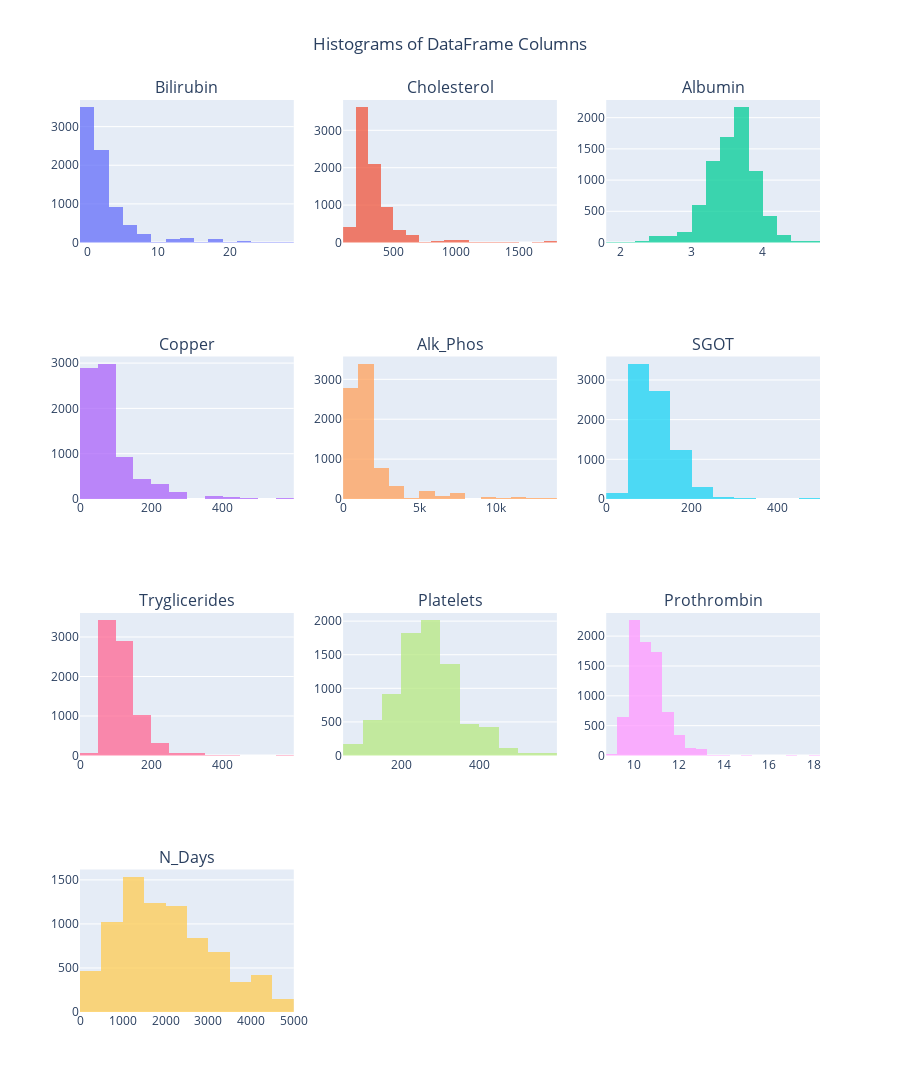

This figure's notebook cell:
### Code cell
def prelim_eda_histplot(df):
    """ 
    Create a histogram plot of each column in a pandas DataFrame using Plotly.

    Parameters:
    df (pandas.DataFrame): The input DataFrame to analyze.

    Returns:
    None
    """
    columns_to_plot = inital_columns_to_plot
    num_columns = len(columns_to_plot)
    num_rows = (num_columns - 1) // 3 + 1  # Calculate the number of rows based on the number of columns
    num_cols = min(num_columns, 3)  # Set the number of columns to 4 or the number of columns in the DataFrame, whichever is smaller

    # Create a subplot grid
    fig = make_subplots(rows=num_rows, cols=num_cols, subplot_titles=columns_to_plot)

    # Loop over selected columns and create histogram plots in separate subplots
    for i, column in enumerate(columns_to_plot, start=1):
        row = (i - 1) // num_cols + 1
        col = (i - 1) % num_cols + 1
        trace = go.Histogram(x=df[column], nbinsx=20, name=column)
        fig.add_trace(trace, row=row, col=col)

    # Adjust layout
    fig.update_layout(height=300*num_rows, width=300*num_cols, title_text="Histograms of DataFrame Columns", showlegend=False, title_x=0.5)
    fig.update_traces(opacity=.75)
    fig.show()

# Example usage
prelim_eda_histplot(df_train)

### Figure 1 — Plotly figure (JSON) as saved in the notebook; plotly's stock layout.template omitted (floating-point values rounded to 4 significant figures; data arrays with more than 128 entries replaced by an {"elided": "..."} marker saying what was removed)
{"data": [{"name": "Bilirubin", "nbinsx": 20, "opacity": 0.75, "type": "histogram", "x": {"elided": "7905 float values"}, "xaxis": "x", "yaxis": "y"}, {"name": "Cholesterol", "nbinsx": 20, "opacity": 0.75, "type": "histogram", "x": {"elided": "7905 int values"}, "xaxis": "x2", "yaxis": "y2"}, {"name": "Albumin", "nbinsx": 20, "opacity": 0.75, "type": "histogram", "x": {"elided": "7905 float values"}, "xaxis": "x3", "yaxis": "y3"}, {"name": "Copper", "nbinsx": 20, "opacity": 0.75, "type": "histogram", "x": {"elided": "7905 int values"}, "xaxis": "x4", "yaxis": "y4"}, {"name": "Alk_Phos", "nbinsx": 20, "opacity": 0.75, "type": "histogram", "x": {"elided": "7905 float values"}, "xaxis": "x5", "yaxis": "y5"}, {"name": "SGOT", "nbinsx": 20, "opacity": 0.75, "type": "histogram", "x": {"elided": "7905 float values"}, "xaxis": "x6", "yaxis": "y6"}, {"name": "Tryglicerides", "nbinsx": 20, "opacity": 0.75, "type": "histogram", "x": {"elided": "7905 int values"}, "xaxis": "x7", "yaxis": "y7"}, {"name": "Platelets", "nbinsx": 20, "opacity": 0.75, "type": "histogram", "x": {"elided": "7905 int values"}, "xaxis": "x8", "yaxis": "y8"}, {"name": "Prothrombin", "nbinsx": 20, "opacity": 0.75, "type": "histogram", "x": {"elided": "7905 float values"}, "xaxis": "x9", "yaxis": "y9"}, {"name": "N_Days", "nbinsx": 20, "opacity": 0.75, "type": "histogram", "x": {"elided": "7905 int values"}, "xaxis": "x10", "yaxis": "y10"}], "layout": {"annotations": [{"font": {"size": 16}, "showarrow": false, "text": "Bilirubin", "x": 0.1444, "xanchor": "center", "xref": "paper", "y": 1, "yanchor": "bottom", "yref": "paper"}, {"font": {"size": 16}, "showarrow": false, "text": "Cholesterol", "x": 0.5, "xanchor": "center", "xref": "paper", "y": 1, "yanchor": "bottom", "yref": "paper"}, {"font": {"size": 16}, "showarrow": false, "text": "Albumin", "x": 0.8556, "xanchor": "center", "xref": "paper", "y": 1, "yanchor": "bottom", "yref": "paper"}, {"font": {"size": 16}, "showarrow": false, "text": "Copper", "x": 0.1444, "xanchor": "center", "xref": "paper", "y": 0.7188, "yanchor": "bottom", "yref": "paper"}, {"font": {"size": 16}, "showarrow": false, "text": "Alk_Phos", "x": 0.5, "xanchor": "center", "xref": "paper", "y": 0.7188, "yanchor": "bottom", "yref": "paper"}, {"font": {"size": 16}, "showarrow": false, "text": "SGOT", "x": 0.8556, "xanchor": "center", "xref": "paper", "y": 0.7188, "yanchor": "bottom", "yref": "paper"}, {"font": {"size": 16}, "showarrow": false, "text": "Tryglicerides", "x": 0.1444, "xanchor": "center", "xref": "paper", "y": 0.4375, "yanchor": "bottom", "yref": "paper"}, {"font": {"size": 16}, "showarrow": false, "text": "Platelets", "x": 0.5, "xanchor": "center", "xref": "paper", "y": 0.4375, "yanchor": "bottom", "yref": "paper"}, {"font": {"size": 16}, "showarrow": false, "text": "Prothrombin", "x": 0.8556, "xanchor": "center", "xref": "paper", "y": 0.4375, "yanchor": "bottom", "yref": "paper"}, {"font": {"size": 16}, "showarrow": false, "text": "N_Days", "x": 0.1444, "xanchor": "center", "xref": "paper", "y": 0.1562, "yanchor": "bottom", "yref": "paper"}], "height": 1200, "showlegend": false, "title": {"text": "Histograms of DataFrame Columns", "x": 0.5}, "width": 900, "xaxis": {"anchor": "y", "domain": [0, 0.2889]}, "xaxis10": {"anchor": "y10", "domain": [0, 0.2889]}, "xaxis11": {"anchor": "y11", "domain": [0.3556, 0.6444]}, "xaxis12": {"anchor": "y12", "domain": [0.7111, 1]}, "xaxis2": {"anchor": "y2", "domain": [0.3556, 0.6444]}, "xaxis3": {"anchor": "y3", "domain": [0.7111, 1]}, "xaxis4": {"anchor": "y4", "domain": [0, 0.2889]}, "xaxis5": {"anchor": "y5", "domain": [0.3556, 0.6444]}, "xaxis6": {"anchor": "y6", "domain": [0.7111, 1]}, "xaxis7": {"anchor": "y7", "domain": [0, 0.2889]}, "xaxis8": {"anchor": "y8", "domain": [0.3556, 0.6444]}, "xaxis9": {"anchor": "y9", "domain": [0.7111, 1]}, "yaxis": {"anchor": "x", "domain": [0.8438, 1]}, "yaxis10": {"anchor": "x10", "domain": [0, 0.1562]}, "yaxis11": {"anchor": "x11", "domain": [0, 0.1562]}, "yaxis12": {"anchor": "x12", "domain": [0, 0.1562]}, "yaxis2": {"anchor": "x2", "domain": [0.8438, 1]}, "yaxis3": {"anchor": "x3", "domain": [0.8438, 1]}, "yaxis4": {"anchor": "x4", "domain": [0.5625, 0.7188]}, "yaxis5": {"anchor": "x5", "domain": [0.5625, 0.7188]}, "yaxis6": {"anchor": "x6", "domain": [0.5625, 0.7188]}, "yaxis7": {"anchor": "x7", "domain": [0.2812, 0.4375]}, "yaxis8": {"anchor": "x8", "domain": [0.2812, 0.4375]}, "yaxis9": {"anchor": "x9", "domain": [0.2812, 0.4375]}}}
